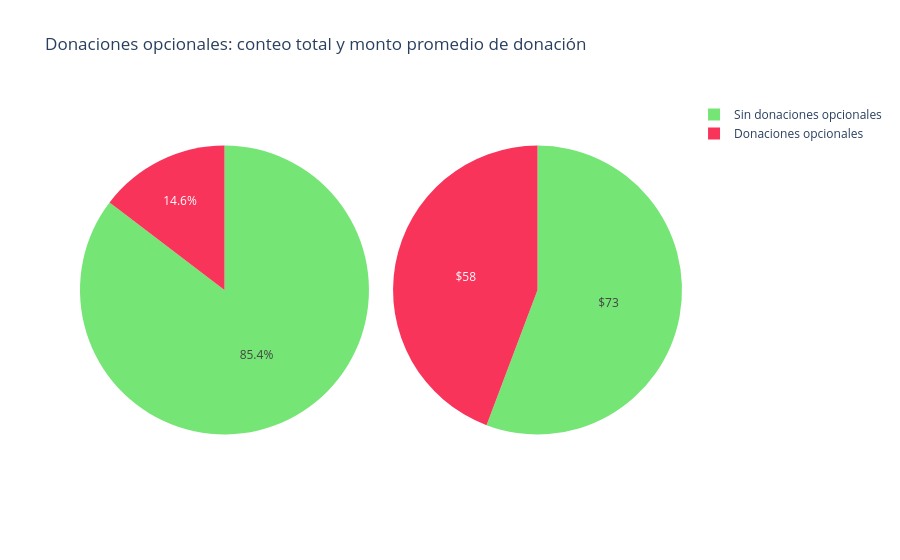

The notebook cell this image was saved under:
### Markdown cell above
> - **Donantes más generosos:**  
> - Un donante no maestro de Manhattan Beach, California ha donado más de 15000 veces en DonorsChoose. Otro donante no maestro de New York ha donado un monto total enorme, equivalente a 1.8 M USD, en alrededor de 10513 donaciones. 
> - El pago individual más alto de 60K para el proyecto "Learning to Play while Playing to Learn" fue realizado por un donante de Anahola, Hawaii, y ha hecho un total de 223 donaciones hasta ahora. 

<a id="3.4"></a>
## 3.4 Donaciones opcionales y donantes maestros

### 3.4.1 Total de donaciones opcionales y el monto promedio asociado con pagos opcionales y no opcionales

### Code cell
tempdf = donations_df.groupby('Donation Included Optional Donation').agg({'Donation Included Optional Donation' : 'count', 'Donation Amount' : 'mean'})
values1 = list(tempdf['Donation Included Optional Donation'])
values2 = list(tempdf['Donation Amount'])
values2t = [str("$")+str(int(x)) for x in values2]
domain1 = {'x': [0.2, 0.50], 'y': [0.0, 0.33]}
domain2 = {'x': [0.8, 0.50], 'y': [0.0, 0.33]}

labels = list(tempdf.index)
mp={'Yes' : 'Donaciones opcionales', 'No' : 'Sin donaciones opcionales'}
labels = [mp[x] for x in labels]
trace1 = go.Pie(labels=labels, values=values1, marker=dict(colors=[  '#75e575', '#ea7c96',]))
trace2 = go.Pie(labels=labels, values=values2, marker=dict(colors=['#75e575', '#ea7c96',]), textinfo = "text", text=values2t)

layout = go.Layout(title='Número de donaciones con donaciones opcionales', width=800, height=400)
# fig = go.Figure(data=[trace1], layout=layout)
# iplot(fig)

layout = go.Layout(title='Monto promedio donado en donaciones opcionales', width=800, height=400)
# fig = go.Figure(data=[trace2], layout=layout)
# iplot(fig)

fig = {
  "data": [
    {
      "values": values1,
      "labels": list(reversed(labels)),
      "domain": {"x": [0, .48]},
    "marker" : dict(colors=[  '#f9345b',  '#75e575']),
      "name": "Número de donaciones con donaciones opcionales",
#       "hoverinfo":"label+percent+name",
#       "hole": .4,

      "type": "pie"
    },
    {
      "values": values2,
      "labels": labels,
        "marker" : dict(colors=['#75e575', '#f9345b']),
      "domain": {"x": [.52, 1]},
      "name": "Monto promedio donado en donaciones opcionales",
        "text" : values2t,
        "textinfo" : "text",
      "type": "pie"
    }],
  "layout": {
        "title":"Donaciones opcionales: conteo total y monto promedio de donación",

    }
}
iplot(fig, filename='donut')

### Figure 1 — Plotly figure (JSON) as saved in the notebook; plotly's stock layout.template omitted (floating-point values rounded to 4 significant figures)
{"data": [{"domain": {"x": [0, 0.48]}, "labels": ["Donaciones opcionales", "Sin donaciones opcionales"], "marker": {"colors": ["#f9345b", "#75e575"]}, "name": "Número de donaciones con donaciones opcionales", "type": "pie", "values": [686175, 4001709]}, {"domain": {"x": [0.52, 1]}, "labels": ["Sin donaciones opcionales", "Donaciones opcionales"], "marker": {"colors": ["#75e575", "#f9345b"]}, "name": "Monto promedio donado en donaciones opcionales", "text": ["$73", "$58"], "textinfo": "text", "type": "pie", "values": [73.61, 58.45]}], "layout": {"title": {"text": "Donaciones opcionales: conteo total y monto promedio de donación"}}}
